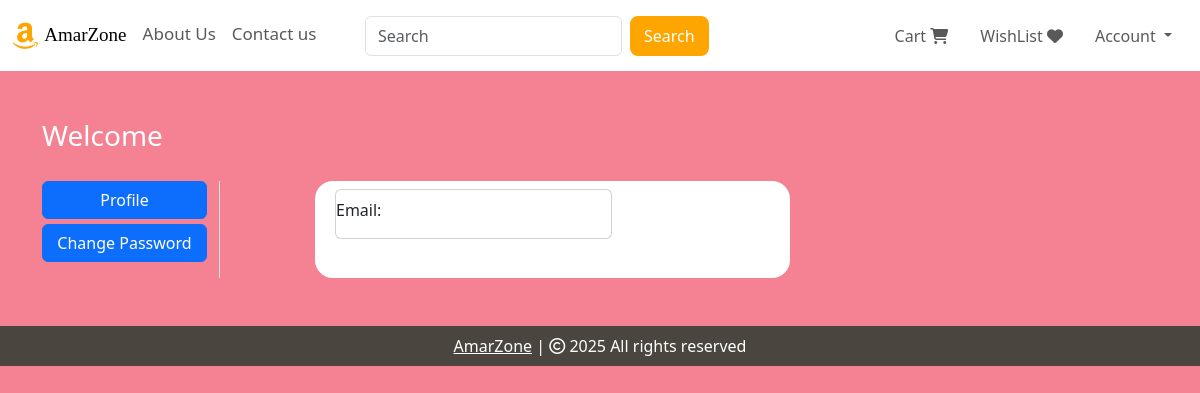
Page /profile/4 (signed in) on the earlier database version.
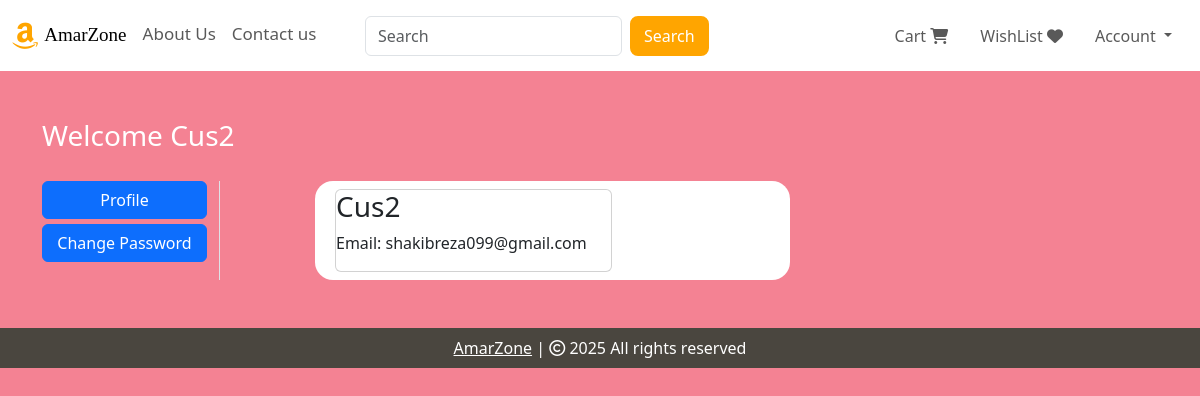
Same page on the later database version.
### website/models.py (models this page shows, shortened)
class Customer(db.Model, UserMixin):
    id = db.Column(db.Integer, primary_key=True)
    email = db.Column(db.String(100), unique=True)
    username = db.Column(db.String(100))
    password_hash = db.Column(db.String(150))
    date_joined = db.Column(db.DateTime(), default=datetime.utcnow)
    cart_items = db.relationship('Cart', backref=db.backref('customer', lazy=True))
    orders = db.relationship('Order', backref=db.backref('customer', lazy=True))
    @property
    def password(self):
        raise AttributeError('Password is not a readable Attribute')

### website/auth.py (the view)
@auth.route('/profile/<int:customer_id>')
@login_required
def profile(customer_id):
    customer = Customer.query.get(customer_id)
    return render_template('profile.html', customer=customer)

### website/templates/profile.html (shortened to what this page needs)
{% extends 'base.html' %}
{% block body %}
<div class="container my-5">
    <div class="row">
        <h3 style="color: white;">Welcome <span class="text-capitalize">{{ customer.username }}</span></h3>
        <div class="col-sm-2 border-end" style="margin-top: 20px;">
            <ul class="list-unstyled">
                <li class="d-grid"><a href="#" class="btn btn-primary">Profile</a></li>
                <li class="d-grid"><a href="/change-password/{{ customer.id }}" class="btn btn-primary" style="margin-top: 5px;">Change Password</a></li>
            </ul>
        </div>
        <div class="col-sm-5 offset-sm-1" style="background-color: white; border-radius: 18px; margin-top: 20px;">
            <div class="row">
                <div class="col-sm-8">
                    <div class="card m-2">
                        <h3>{{ customer.username }}</h3>
                        <p>Email: {{ customer.email }}</p>
                    </div>
                </div>
            </div>
        </div>
    </div>
</div>
{% endblock %}

Differences in the rows shown:
added Customer: username "Cus2", email "shakibreza099@gmail.com"
